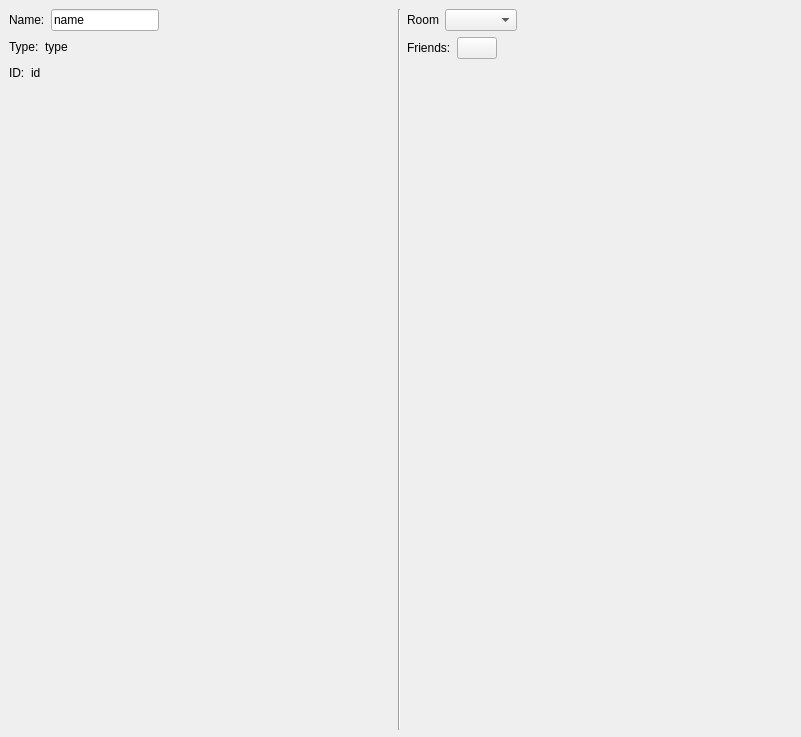
<?xml version="1.0" encoding="UTF-8"?>
<ui version="4.0">
 <class>Form</class>
 <widget class="QWidget" name="Form">
  <property name="geometry">
   <rect>
    <x>0</x>
    <y>0</y>
    <width>801</width>
    <height>737</height>
   </rect>
  </property>
  <property name="windowTitle">
   <string>Form</string>
  </property>
  <widget class="QWidget" name="horizontalLayoutWidget">
   <property name="geometry">
    <rect>
     <x>9</x>
     <y>9</y>
     <width>781</width>
     <height>721</height>
    </rect>
   </property>
   <layout class="QHBoxLayout" name="mainHLay">
    <item>
     <layout class="QVBoxLayout" name="leftMainVLay">
      <item>
       <layout class="QHBoxLayout" name="nameHLay">
        <item>
         <widget class="QLabel" name="label">
          <property name="sizePolicy">
           <sizepolicy hsizetype="Fixed" vsizetype="Preferred">
            <horstretch>0</horstretch>
            <verstretch>0</verstretch>
           </sizepolicy>
          </property>
          <property name="text">
           <string>Name:</string>
          </property>
         </widget>
        </item>
        <item>
         <widget class="QLineEdit" name="lineEdit">
          <property name="sizePolicy">
           <sizepolicy hsizetype="Fixed" vsizetype="Fixed">
            <horstretch>0</horstretch>
            <verstretch>0</verstretch>
           </sizepolicy>
          </property>
          <property name="text">
           <string>name</string>
          </property>
         </widget>
        </item>
        <item>
         <spacer name="horizontalSpacer_3">
          <property name="orientation">
           <enum>Qt::Horizontal</enum>
          </property>
          <property name="sizeHint" stdset="0">
           <size>
            <width>40</width>
            <height>20</height>
           </size>
          </property>
         </spacer>
        </item>
       </layout>
      </item>
      <item>
       <layout class="QHBoxLayout" name="typeHLay">
        <item>
         <widget class="QLabel" name="label_3">
          <property name="text">
           <string>Type:</string>
          </property>
         </widget>
        </item>
        <item>
         <widget class="QLabel" name="typeLabel">
          <property name="text">
           <string>type</string>
          </property>
         </widget>
        </item>
        <item>
         <spacer name="horizontalSpacer_4">
          <property name="orientation">
           <enum>Qt::Horizontal</enum>
          </property>
          <property name="sizeHint" stdset="0">
           <size>
            <width>40</width>
            <height>20</height>
           </size>
          </property>
         </spacer>
        </item>
       </layout>
      </item>
      <item>
       <layout class="QHBoxLayout" name="idHLay">
        <item>
         <widget class="QLabel" name="label_7">
          <property name="text">
           <string>ID:</string>
          </property>
         </widget>
        </item>
        <item>
         <widget class="QLabel" name="idLabel">
          <property name="text">
           <string>id</string>
          </property>
         </widget>
        </item>
        <item>
         <spacer name="horizontalSpacer_8">
          <property name="orientation">
           <enum>Qt::Horizontal</enum>
          </property>
          <property name="sizeHint" stdset="0">
           <size>
            <width>40</width>
            <height>20</height>
           </size>
          </property>
         </spacer>
        </item>
       </layout>
      </item>
      <item>
       <spacer name="verticalSpacer">
        <property name="orientation">
         <enum>Qt::Vertical</enum>
        </property>
        <property name="sizeHint" stdset="0">
         <size>
          <width>20</width>
          <height>40</height>
         </size>
        </property>
       </spacer>
      </item>
      <item>
       <spacer name="horizontalSpacer_2">
        <property name="orientation">
         <enum>Qt::Horizontal</enum>
        </property>
        <property name="sizeHint" stdset="0">
         <size>
          <width>40</width>
          <height>20</height>
         </size>
        </property>
       </spacer>
      </item>
     </layout>
    </item>
    <item>
     <widget class="Line" name="line">
      <property name="orientation">
       <enum>Qt::Vertical</enum>
      </property>
     </widget>
    </item>
    <item>
     <layout class="QVBoxLayout" name="rightMainVLay">
      <item>
       <layout class="QHBoxLayout" name="roomHLay">
        <item>
         <widget class="QLabel" name="label_2">
          <property name="text">
           <string>Room</string>
          </property>
         </widget>
        </item>
        <item>
         <widget class="QComboBox" name="roomComboBox"/>
        </item>
        <item>
         <spacer name="horizontalSpacer_9">
          <property name="orientation">
           <enum>Qt::Horizontal</enum>
          </property>
          <property name="sizeHint" stdset="0">
           <size>
            <width>40</width>
            <height>20</height>
           </size>
          </property>
         </spacer>
        </item>
       </layout>
      </item>
      <item>
       <layout class="QHBoxLayout" name="horizontalLayout">
        <item>
         <widget class="QLabel" name="label_8">
          <property name="text">
           <string>Friends:</string>
          </property>
         </widget>
        </item>
        <item>
         <widget class="QPushButton" name="pushButton">
          <property name="text">
           <string/>
          </property>
          <property name="icon">
           <iconset>
            <normaloff>../../../../../Downloads/switch.png</normaloff>../../../../../Downloads/switch.png</iconset>
          </property>
         </widget>
        </item>
        <item>
         <spacer name="horizontalSpacer_10">
          <property name="orientation">
           <enum>Qt::Horizontal</enum>
          </property>
          <property name="sizeHint" stdset="0">
           <size>
            <width>40</width>
            <height>20</height>
           </size>
          </property>
         </spacer>
        </item>
       </layout>
      </item>
      <item>
       <spacer name="verticalSpacer_2">
        <property name="orientation">
         <enum>Qt::Vertical</enum>
        </property>
        <property name="sizeHint" stdset="0">
         <size>
          <width>20</width>
          <height>40</height>
         </size>
        </property>
       </spacer>
      </item>
      <item>
       <spacer name="horizontalSpacer">
        <property name="orientation">
         <enum>Qt::Horizontal</enum>
        </property>
        <property name="sizeHint" stdset="0">
         <size>
          <width>40</width>
          <height>20</height>
         </size>
        </property>
       </spacer>
      </item>
     </layout>
    </item>
   </layout>
  </widget>
 </widget>
 <resources/>
 <connections/>
</ui>
